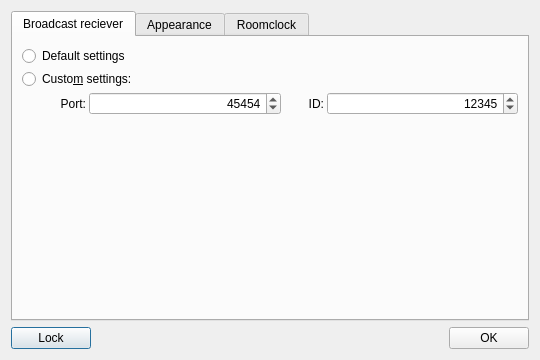
<?xml version="1.0" encoding="UTF-8"?>
<ui version="4.0">
 <class>TeleprinterSettings</class>
 <widget class="QDialog" name="TeleprinterSettings">
  <property name="windowModality">
   <enum>Qt::WindowModal</enum>
  </property>
  <property name="geometry">
   <rect>
    <x>0</x>
    <y>0</y>
    <width>540</width>
    <height>360</height>
   </rect>
  </property>
  <property name="minimumSize">
   <size>
    <width>540</width>
    <height>360</height>
   </size>
  </property>
  <property name="windowTitle">
   <string>Fightclub Teleprinter Settings</string>
  </property>
  <property name="locale">
   <locale language="English" country="UnitedStates"/>
  </property>
  <property name="modal">
   <bool>true</bool>
  </property>
  <layout class="QVBoxLayout" name="verticalLayout">
   <item>
    <widget class="QTabWidget" name="settingsTabs">
     <property name="currentIndex">
      <number>0</number>
     </property>
     <widget class="QWidget" name="bcastConfigTab">
      <attribute name="title">
       <string>Broadcast reciever</string>
      </attribute>
      <layout class="QVBoxLayout" name="verticalLayout_2">
       <property name="spacing">
        <number>3</number>
       </property>
       <item>
        <widget class="QRadioButton" name="defaultSettingsRbttn">
         <property name="text">
          <string>Default settings</string>
         </property>
        </widget>
       </item>
       <item>
        <widget class="QRadioButton" name="customSettingsRbttn">
         <property name="text">
          <string>Custo&amp;m settings:</string>
         </property>
        </widget>
       </item>
       <item>
        <layout class="QHBoxLayout" name="horizontalLayout">
         <property name="leftMargin">
          <number>24</number>
         </property>
         <item>
          <widget class="QLabel" name="bcastPortLabel">
           <property name="sizePolicy">
            <sizepolicy hsizetype="Fixed" vsizetype="Preferred">
             <horstretch>0</horstretch>
             <verstretch>0</verstretch>
            </sizepolicy>
           </property>
           <property name="minimumSize">
            <size>
             <width>40</width>
             <height>0</height>
            </size>
           </property>
           <property name="text">
            <string>Port:</string>
           </property>
           <property name="alignment">
            <set>Qt::AlignRight|Qt::AlignTrailing|Qt::AlignVCenter</set>
           </property>
          </widget>
         </item>
         <item>
          <widget class="QSpinBox" name="selBcastPort">
           <property name="minimumSize">
            <size>
             <width>80</width>
             <height>0</height>
            </size>
           </property>
           <property name="alignment">
            <set>Qt::AlignRight|Qt::AlignTrailing|Qt::AlignVCenter</set>
           </property>
           <property name="minimum">
            <number>1024</number>
           </property>
           <property name="maximum">
            <number>65535</number>
           </property>
           <property name="value">
            <number>45454</number>
           </property>
          </widget>
         </item>
         <item>
          <widget class="QLabel" name="bcastIDLabel">
           <property name="sizePolicy">
            <sizepolicy hsizetype="Fixed" vsizetype="Preferred">
             <horstretch>0</horstretch>
             <verstretch>0</verstretch>
            </sizepolicy>
           </property>
           <property name="minimumSize">
            <size>
             <width>40</width>
             <height>0</height>
            </size>
           </property>
           <property name="text">
            <string>ID:</string>
           </property>
           <property name="alignment">
            <set>Qt::AlignRight|Qt::AlignTrailing|Qt::AlignVCenter</set>
           </property>
          </widget>
         </item>
         <item>
          <widget class="QSpinBox" name="selBcastID">
           <property name="minimumSize">
            <size>
             <width>80</width>
             <height>0</height>
            </size>
           </property>
           <property name="alignment">
            <set>Qt::AlignRight|Qt::AlignTrailing|Qt::AlignVCenter</set>
           </property>
           <property name="maximum">
            <number>1234567</number>
           </property>
           <property name="value">
            <number>12345</number>
           </property>
          </widget>
         </item>
        </layout>
       </item>
       <item>
        <spacer name="verticalSpacer">
         <property name="orientation">
          <enum>Qt::Vertical</enum>
         </property>
         <property name="sizeHint" stdset="0">
          <size>
           <width>20</width>
           <height>40</height>
          </size>
         </property>
        </spacer>
       </item>
      </layout>
     </widget>
     <widget class="QWidget" name="appConfigTab">
      <attribute name="title">
       <string>Appearance</string>
      </attribute>
      <layout class="QGridLayout" name="gridLayout">
       <item row="0" column="0">
        <widget class="QCheckBox" name="customFontCBox">
         <property name="sizePolicy">
          <sizepolicy hsizetype="Fixed" vsizetype="Fixed">
           <horstretch>0</horstretch>
           <verstretch>0</verstretch>
          </sizepolicy>
         </property>
         <property name="text">
          <string>Use custom font</string>
         </property>
        </widget>
       </item>
       <item row="1" column="0">
        <widget class="QCheckBox" name="customScaleCBox">
         <property name="text">
          <string>Scale font size</string>
         </property>
        </widget>
       </item>
       <item row="0" column="1">
        <widget class="QFontComboBox" name="chooseFontBox"/>
       </item>
       <item row="1" column="1">
        <widget class="QSpinBox" name="chooseScaleBox">
         <property name="suffix">
          <string> %</string>
         </property>
         <property name="minimum">
          <number>80</number>
         </property>
         <property name="maximum">
          <number>150</number>
         </property>
         <property name="singleStep">
          <number>2</number>
         </property>
        </widget>
       </item>
       <item row="2" column="0" colspan="2">
        <spacer name="verticalSpacer_2">
         <property name="orientation">
          <enum>Qt::Vertical</enum>
         </property>
         <property name="sizeHint" stdset="0">
          <size>
           <width>20</width>
           <height>40</height>
          </size>
         </property>
        </spacer>
       </item>
      </layout>
     </widget>
     <widget class="QWidget" name="rclockConfigTab">
      <attribute name="title">
       <string>Roomclock</string>
      </attribute>
      <layout class="QGridLayout" name="gridLayout_2">
       <property name="verticalSpacing">
        <number>3</number>
       </property>
       <item row="3" column="0">
        <widget class="QRadioButton" name="swissRClock">
         <property name="text">
          <string>Swiss</string>
         </property>
        </widget>
       </item>
       <item row="3" column="1">
        <widget class="QRadioButton" name="smoothRClock">
         <property name="text">
          <string>S&amp;mooth</string>
         </property>
        </widget>
       </item>
       <item row="3" column="2">
        <widget class="QRadioButton" name="sharpRClock">
         <property name="text">
          <string>Sharp</string>
         </property>
        </widget>
       </item>
       <item row="4" column="0" colspan="3">
        <spacer name="verticalSpacer_3">
         <property name="orientation">
          <enum>Qt::Vertical</enum>
         </property>
         <property name="sizeHint" stdset="0">
          <size>
           <width>20</width>
           <height>40</height>
          </size>
         </property>
        </spacer>
       </item>
       <item row="1" column="0" colspan="3">
        <spacer name="verticalSpacer_4">
         <property name="orientation">
          <enum>Qt::Vertical</enum>
         </property>
         <property name="sizeType">
          <enum>QSizePolicy::Fixed</enum>
         </property>
         <property name="sizeHint" stdset="0">
          <size>
           <width>20</width>
           <height>6</height>
          </size>
         </property>
        </spacer>
       </item>
       <item row="0" column="0" colspan="3">
        <widget class="QCheckBox" name="showSecHand">
         <property name="text">
          <string>Show second hand</string>
         </property>
        </widget>
       </item>
       <item row="2" column="0" colspan="3">
        <widget class="QLabel" name="sechandmvmtCaption">
         <property name="text">
          <string>Second hand movement:</string>
         </property>
        </widget>
       </item>
      </layout>
     </widget>
    </widget>
   </item>
   <item>
    <layout class="QHBoxLayout" name="buttonBox">
     <item>
      <widget class="QPushButton" name="lockSettings">
       <property name="text">
        <string>Lock</string>
       </property>
       <property name="icon">
        <iconset resource="resources.qrc">
         <normaloff>:/breeze-icons/object-locked-16.png</normaloff>:/breeze-icons/object-locked-16.png</iconset>
       </property>
      </widget>
     </item>
     <item>
      <spacer name="horizontalSpacer">
       <property name="orientation">
        <enum>Qt::Horizontal</enum>
       </property>
       <property name="sizeHint" stdset="0">
        <size>
         <width>40</width>
         <height>20</height>
        </size>
       </property>
      </spacer>
     </item>
     <item>
      <widget class="QPushButton" name="applySettings">
       <property name="text">
        <string>OK</string>
       </property>
       <property name="icon">
        <iconset resource="resources.qrc">
         <normaloff>:/breeze-icons/dialog-ok-apply-16.png</normaloff>:/breeze-icons/dialog-ok-apply-16.png</iconset>
       </property>
      </widget>
     </item>
    </layout>
   </item>
  </layout>
 </widget>
 <resources>
  <include location="resources.qrc"/>
 </resources>
 <connections/>
</ui>
